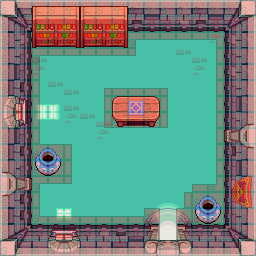

Rendered tile map (Tiled .tmx) drawn with the repository's tilesets; below, a short description and the map source with its tile grids summarised:
An orthogonal 16x16 tile map with 16x16 px tiles, 5 tile layers (background1, background2, overground1, solide, ...), 2 tilesets and 2 objects (change-map, position-map).

<map version="1.2" tiledversion="1.2.2" orientation="orthogonal" renderorder="right-down" width="16" height="16" tilewidth="16" tileheight="16" infinite="0" nextlayerid="10" nextobjectid="9">
 <tileset firstgid="1" source="map/minish_chip_inside_03.tsx" />
 <tileset firstgid="481" source="solide16x16.tsx" />
 <layer id="1" name="background1" width="16" height="16">
  <data>[256 cells, 256 non-empty, 93 distinct tile ids]</data>
 </layer>
 <layer id="2" name="background2" width="16" height="16">
  <data>[256 cells, 32 non-empty, 19 distinct tile ids]</data>
 </layer>
 <layer id="3" name="overground1" width="16" height="16">
  <data>[256 cells, 0 non-empty, 0 distinct tile ids]</data>
 </layer>
 <layer id="4" name="solide" width="16" height="16" opacity="0.27">
  <data>[256 cells, 184 non-empty, 12 distinct tile ids]</data>
 </layer>
 <layer id="5" name="position" width="16" height="16">
  <data>[256 cells, 0 non-empty, 0 distinct tile ids]</data>
 </layer>
 <objectgroup id="6" name="map-teleport" width="16" height="16">
  <object id="7" name="dragon" type="change-map" x="156" y="211" width="26" height="30" />
  <object id="8" name="dragon" type="position-map" x="155" y="181" width="16" height="16" />
 </objectgroup>
 <objectgroup id="7" name="ennemis" width="16" height="16" />
 <objectgroup id="8" name="pnjs" width="16" height="16" />
 <objectgroup id="9" name="objets" width="16" height="16" />
</map>